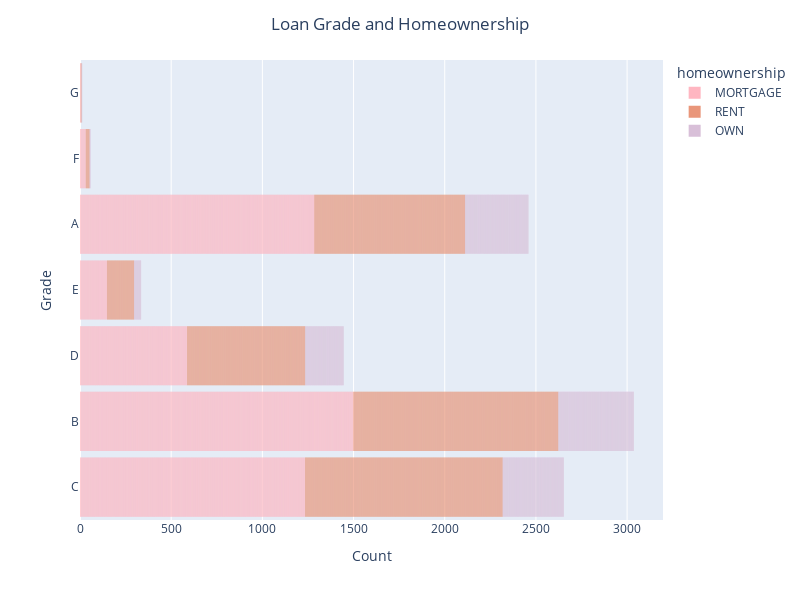

This figure's notebook cell:
### Markdown cell above
**Problem 2** Try to make your own bar plot of one of the other categorical columns. Add some categorical fill or facets. See how fancy you can make your graph. Make sure it is also still really informative.

### Code cell
# Your code here
fig = px.bar(DF,
            y='grade',
            color = 'homeownership',
            color_discrete_map={'MORTGAGE': 'lightpink', 
                                       'RENT': 'darksalmon', 
                                       'OWN': 'thistle'})
fig.update_traces(dict(marker_line_width=0))
fig.update_layout(bargap=0.1,
                  title='Loan Grade and Homeownership',
                  title_x=0.5,
                  xaxis_title="Count",
                  yaxis_title="Grade",
                  autosize=False,
                  width=800,
                  height=600)
fig.show()

### Figure 1 — Plotly figure (JSON) as saved in the notebook; plotly's stock layout.template omitted (floating-point values rounded to 4 significant figures; data arrays with more than 128 entries replaced by an {"elided": "..."} marker saying what was removed)
{"data": [{"alignmentgroup": "True", "hovertemplate": "homeownership=MORTGAGE<br>count=%{x}<br>grade=%{y}<extra></extra>", "legendgroup": "MORTGAGE", "marker": {"color": "lightpink", "line": {"width": 0}, "pattern": {"shape": ""}}, "name": "MORTGAGE", "offsetgroup": "MORTGAGE", "orientation": "h", "showlegend": true, "textposition": "auto", "type": "bar", "x": {"elided": "4789 int values"}, "xaxis": "x", "y": {"elided": "4789 str values"}, "yaxis": "y"}, {"alignmentgroup": "True", "hovertemplate": "homeownership=RENT<br>count=%{x}<br>grade=%{y}<extra></extra>", "legendgroup": "RENT", "marker": {"color": "darksalmon", "line": {"width": 0}, "pattern": {"shape": ""}}, "name": "RENT", "offsetgroup": "RENT", "orientation": "h", "showlegend": true, "textposition": "auto", "type": "bar", "x": {"elided": "3858 int values"}, "xaxis": "x", "y": {"elided": "3858 str values"}, "yaxis": "y"}, {"alignmentgroup": "True", "hovertemplate": "homeownership=OWN<br>count=%{x}<br>grade=%{y}<extra></extra>", "legendgroup": "OWN", "marker": {"color": "thistle", "line": {"width": 0}, "pattern": {"shape": ""}}, "name": "OWN", "offsetgroup": "OWN", "orientation": "h", "showlegend": true, "textposition": "auto", "type": "bar", "x": {"elided": "1353 int values"}, "xaxis": "x", "y": {"elided": "1353 str values"}, "yaxis": "y"}], "layout": {"autosize": false, "bargap": 0.1, "barmode": "relative", "height": 600, "legend": {"title": {"text": "homeownership"}, "tracegroupgap": 0}, "margin": {"t": 60}, "title": {"text": "Loan Grade and Homeownership", "x": 0.5}, "width": 800, "xaxis": {"anchor": "y", "autorange": true, "domain": [0, 1], "range": [0, 3197.0], "title": {"text": "Count"}, "type": "linear"}, "yaxis": {"anchor": "x", "autorange": true, "domain": [0, 1], "range": [-0.5, 6.5], "title": {"text": "Grade"}, "type": "category"}}}
